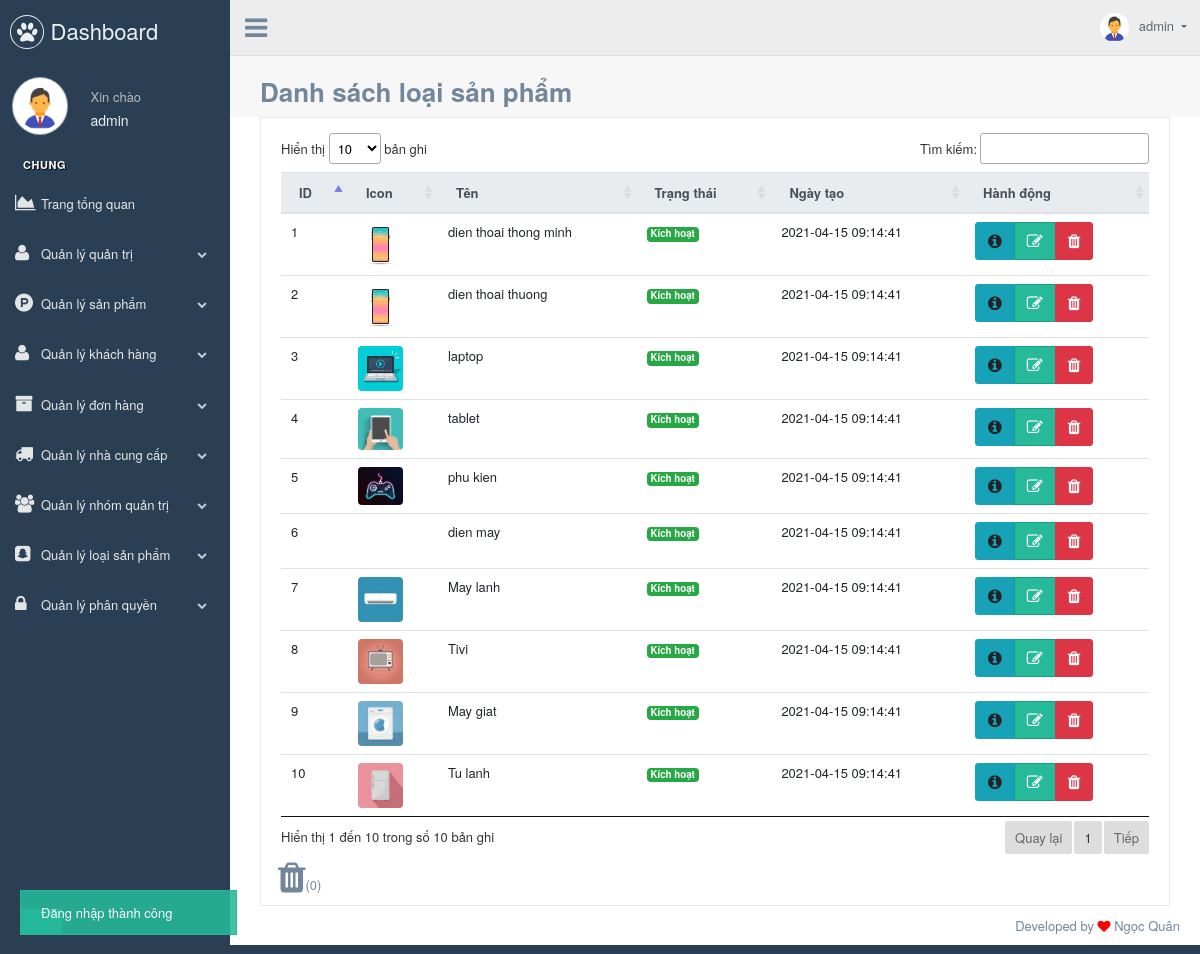
The page /index.php?controller=typeproduct&action=index (signed in) on the database its author committed.
### tables this page shows
CREATE TABLE `functions`  (
  `id` int(11) NOT NULL AUTO_INCREMENT,
  `ten` varchar(255) NULL DEFAULT NULL,
  `lienket` varchar(255) NULL DEFAULT NULL,
  `macha` int(11) NULL DEFAULT 0,
  `hienthimenu` int(11) NULL DEFAULT 1,
  `icon_menu` varchar(255) NULL DEFAULT NULL,
  `trangthai` int(11) NOT NULL DEFAULT 1,
  `allow` int(11) NOT NULL DEFAULT 0,
  `created_at` datetime(0) NULL DEFAULT NULL ON UPDATE CURRENT_TIMESTAMP(0),
  `updated_at` datetime(0) NULL DEFAULT NULL,
  PRIMARY KEY (`id`) USING BTREE
);

CREATE TABLE `typeproducts`  (
  `id` int(11) NOT NULL AUTO_INCREMENT,
  `ten` varchar(255) NULL DEFAULT NULL,
  `mota` varchar(255) NULL DEFAULT NULL,
  `icon` varchar(255) NULL DEFAULT NULL,
  `macha` int(11) NULL DEFAULT NULL,
  `tieude` varchar(255) NULL DEFAULT NULL,
  `tukhoa` varchar(255) NULL DEFAULT NULL,
  `motatimkiem` varchar(255) NULL DEFAULT NULL,
  `hinhchiase` varchar(255) NULL DEFAULT NULL,
  `tenrutgon` varchar(255) NULL DEFAULT NULL,
  `trangthai` int(11) NULL DEFAULT NULL,
  `created_at` datetime(0) NULL DEFAULT NULL,
  `updated_at` datetime(0) NULL DEFAULT NULL,
  PRIMARY KEY (`id`) USING BTREE
);

### controllers/controller.php (called while the page is built, shortened)
<?php
class controller
{
    function __construct()
    {
        if(islogin())
        {
            $this->role = new role();
            $this->parent_menu = $this->role->get_functionsforuser(0,$_SESSION['login_id']);
        }
    }
	function view( $views,$data=[],$layout = 'layout')
	{
		include "views/$layout.php";
	}
}

### controllers/typeproductcontroller.php (called while the page is built, shortened)
<?php
class typeproductcontroller extends controller
{
	function index() {
		$page = [
			'title'	=>	'Danh sách loại sản phẩm',
		];
		$typeproduct 		= (new typeproduct())->get();
		$type_product_trash = (new typeproduct())->trash();
		$this->view('views/loaisanpham/danhsachloaisanpham',[
			'page'					=>	$page,
			'typeproduct' 			=> $typeproduct,
			'type_product_trash'	=> $type_product_trash
		]);
	}
}

### system/libs/functions.php (called while the page is built, shortened)
<?php
function href($controller,$action,$params=[])
{
  $ext = '';
  foreach ($params as $key => $value) {
    $ext .="&$key=$value";
  }
  return "http://localhost/admin/index.php?controller={$controller}&action={$action}{$ext}";
}
function asset($link) {
  $base_link = 'public/'. $link;
  if($base_link === 'public/') {
    return $base_link = '';
  } else {
    return $base_link;
  }
}

### system/autoload.php (called while the page is built, shortened)
<?php
include 'system/libs/functions.php';
spl_autoload_register(function($classname){
	$pathsystem = 'system/db/' . $classname . '.php';
	$pathlibs = 'system/libs/' . $classname . '.php';
	$pathcontroller = 'controllers/' . $classname . '.php';
	$pathmodels = 'models/' . $classname . '.php';
});

### system/db/database.php (called while the page is built, shortened)
<?php
class database
{
	var $sql,$pdo,$statement;
	function __construct() {
		try
		{
			$option = [PDO::ATTR_ERRMODE=>PDO::ERRMODE_EXCEPTION];
			$this->pdo = new PDO('mysql:host='.HOST.';port='.PORT.';dbname='.DBNAME,USERNAME,PASSWORD,$option);
			$this->pdo->query('set names utf8');
		}catch(PDOException $ex) {
			echo "Không thể kết nối được ___" . $ex->getMessage();
		}
	}
	function setquery($sql)
	{
		$this->sql = $sql;
		return $this;
	}
	function loadrows($params = [])
	{
		try {
			$this->statement = $this->pdo->prepare($this->sql);
			$this->statement->execute($params);
			return $this->statement->fetchAll(PDO::FETCH_OBJ);
		} catch (PDOException $ex) {
			echo "Thực thi xảy ra lỗi ____" . $ex->getMessage();
		}
	}
}

### models/model.php (called while the page is built, shortened)
<?php
class model extends database
{
	var $table;
	function __construct() {
		parent::__construct();
	}
	function get() {
		return $this->setquery('SELECT * FROM `'.$this->table.'` WHERE trangthai!=0')->loadrows();
	}
	function trash() {
		$sql = 'SELECT * FROM `'.$this->table.'` WHERE trangthai=0';
		return $this->setquery($sql)->loadrows();
	}
}

### models/role.php (called while the page is built, shortened)
<?php
class role extends model
{
    function __construct() {
        parent::__construct();
        $this->table = 'privileges';
    }
    function get_functionsforuser($parent_id = 0,$uid)
    {
        return $this->loadrows([$uid,$parent_id]);
    }
}

### models/typeproduct.php (called while the page is built, shortened)
<?php
class typeproduct extends model
{
	function __construct() {
		parent::__construct();
		$this->table = 'typeproducts';
	}
}

### views/loaisanpham/danhsachloaisanpham.php (the view, shortened to what this page needs)
<div class="col-md-12 col-sm-12  ">
	<div class="x_panel">
		<div class="x_content">
			<div class="table-responsive">
				<div class="table-responsive|table-responsive-sm|table-responsive-md|table-responsive-lg|table-responsive-xl">
					<table class="table table-hover" id="table-type-product-list">
						<thead class="thead-light">
							<tr>
								<th scope="col">ID</th>
								<th scope="col" >Icon</th>
								<th scope="col" >Tên</th>
								<th scope="col" >Trạng thái</th>
								<th scope="col" >Ngày tạo</th>
								<th scope="col">Hành động</th>
							</tr>
						</thead>
						<tbody>
							<?php foreach ($typeproduct as $typePro): ?>
								<tr>
									<td><?=$typePro->id??''?></td>
									<td><img src="<?=asset($typePro->icon?$typePro->icon:'images/no-image.png')?>" style="width:45px;border-radius: 4px;" alt=""></td>
									<td><?=$typePro->ten??''?></td>
									<td ><?=$typePro->trangthai==1?'<span class="badge badge-success">Kích hoạt</span>':'<span class="badge badge-danger">Khoá</span>'?></td>
									<td><?=$typePro->created_at??''?></td>
									<td>
										<div class="btn-group" role="group" >
											<a type="button" data-id="<?=$typePro->id??''?>" id="" class="btn btn-info waves-effect waves-light button_info" data-toggle="modal" data-target="#"><i class="fa fa-info-circle" aria-hidden="true"></i></a>
											<a type="button" href="<?=href('typeproduct','edit',['id' => $typePro->id])?>" class="btn btn-success waves-effect waves-light" ><i class="fa fa-pencil-square-o" aria-hidden="true"></i></a>
											<a type="button" name="needDelete" href="<?=href('typeproduct','delete',['id' => $typePro->id])?>" onclick="return confirm('Bạn muốn xoá `<?=$typePro->ten??''?>`?');" class="btn btn-danger waves-effect waves-light btn-delete" data-id="" data-title=""><i class="fa fa-trash" aria-hidden="true"></i></a>
										</div>
									</td>
								</tr>
							<?php endforeach ?>
					</tbody>
				</table>
			</div>
		</div>
	</div>
	<a data-toggle="tooltip" title="Thùng rác"><i class="fa fa-trash" data-toggle="collapse" data-target="#collapseExample" aria-controls="collapseExample" aria-hidden="true" style="font-size: 35px; cursor: pointer;"></i>(<?=count($type_product_trash)?>)</a>
</div>
</div>

### views/widgets/menufooter.php (shortened to what this page needs)
 <div class="col-md-3 left_col">
  <div class="left_col scroll-view">
    <div class="navbar nav_title" style="border: 0;">
      <a href="<?=href('hethong','index')?>" class="site_title"><i class="fa fa-paw"></i> <span>Dashboard</span></a>
    </div>
    <div class="profile clearfix">
      <div class="profile_pic">
        <img src="<?=asset($_SESSION['login_avt']??'images/no-image.png')?>" alt="..." style="height: 58px;" class="img-circle profile_img">
      </div>
      <div class="profile_info">
        <span>Xin chào <h2><?=$_SESSION['login_name']??''?></h2></span>
      </div>
    </div>
    <?php include('views/extension/notification-message.php') ?>
    <div id="sidebar-menu" class="main_menu_side hidden-print main_menu">
      <div class="menu_section">
        <h3>Chung</h3>
        <ul class="nav side-menu">
          <li><a href="<?=href('hethong','index')?>"><i class="fa fa-area-chart" aria-hidden="true"></i>Trang tổng quan</a></li>
          <?php
          if($this->parent_menu){
            foreach($this->parent_menu as $menu)
            {
              ?>
              <li><a disabled="disabled"><?=$menu->icon_menu??''?><?=$menu->ten?> <span class="fa fa-chevron-down"></span></a>
              </li>
              <?php
            }
          }
          else{
            echo  '<div class="navbar nav_title">
                    <a><i style="padding-left: 14px;" class="fa fa-question-circle" aria-hidden="true"></i>&nbsp;&nbsp;Contact admin for support</a>
                  </div>';
          }
          ?>
        </ul>
      </div>
    </div>
  </div>
</div>

### views/extension/notification-message.php (style rules this page uses)
.alert.alert-success { text-align:center; position: fixed; left: 20px; border-radius: 0px; }

### rows shown on the page
functions: ten "Quản lý quản trị"
functions: ten "Quản lý sản phẩm"
functions: ten "Quản lý khách hàng"
functions: ten "Quản lý đơn hàng"
functions: ten "Quản lý nhà cung cấp"
functions: ten "Quản lý nhóm quản trị"
functions: ten "Quản lý loại sản phẩm"
functions: ten "Quản lý phân quyền"
typeproducts: id "1", icon (picture), ten "dien thoai thong minh", trangthai "Kích hoạt", created_at "2021-04-15 09:14:41"
typeproducts: id "2", icon (picture), ten "dien thoai thuong", trangthai "Kích hoạt", created_at "2021-04-15 09:14:41"
typeproducts: id "3", icon (picture), ten "laptop", trangthai "Kích hoạt", created_at "2021-04-15 09:14:41"
typeproducts: id "4", icon (picture), ten "tablet", trangthai "Kích hoạt", created_at "2021-04-15 09:14:41"
typeproducts: id "5", icon (picture), ten "phu kien", trangthai "Kích hoạt", created_at "2021-04-15 09:14:41"
typeproducts: id "6", ten "dien may", trangthai "Kích hoạt", created_at "2021-04-15 09:14:41"
typeproducts: id "7", icon (picture), ten "May lanh", trangthai "Kích hoạt", created_at "2021-04-15 09:14:41"
typeproducts: id "8", icon (picture), ten "Tivi", trangthai "Kích hoạt", created_at "2021-04-15 09:14:41"
typeproducts: id "9", icon (picture), ten "May giat", trangthai "Kích hoạt", created_at "2021-04-15 09:14:41"
typeproducts: id "10", icon (picture), ten "Tu lanh", trangthai "Kích hoạt", created_at "2021-04-15 09:14:41"

### other values the page prints
$_SESSION['login_name'] "admin"
$_SESSION['redirect_thongbao'] "Đăng nhập thành công"
$page['title'] "Danh sách loại sản phẩm"
count($type_product_trash) "0"
